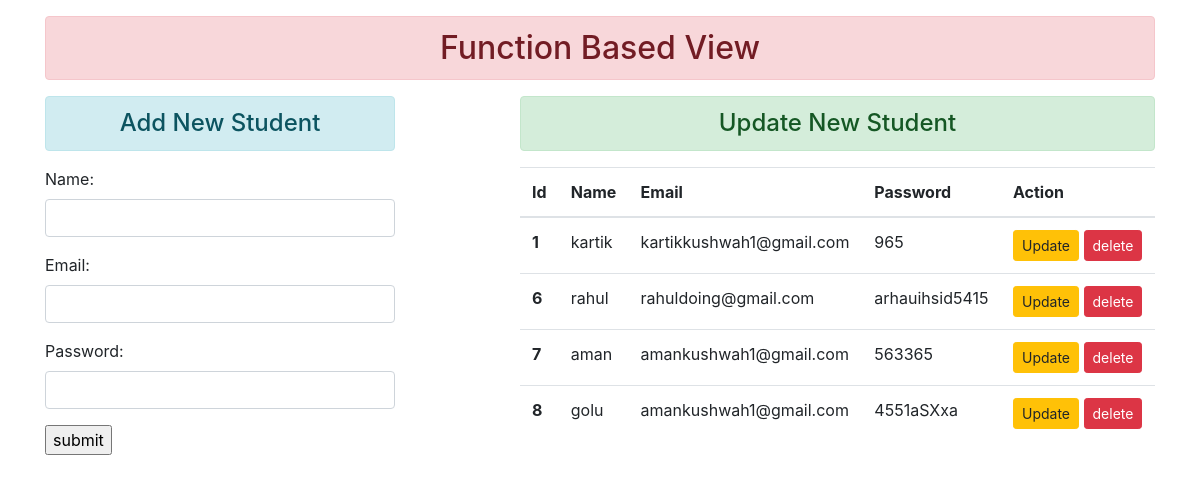
The page / on the database its author committed.
### testapp/models.py (models this page shows)
class modeldata(models.Model):
    name=models.CharField(max_length=20)
    email=models.EmailField(max_length=40)
    password=models.CharField(max_length=20)

### testapp/views.py (the view)
# urls.py: path('', add_show,name="add&show"),
def add_show(request):
    if request.method=='POST':
        fm=formsdata(request.POST)
        if fm.is_valid():
            nm=fm.cleaned_data['name']
            em=fm.cleaned_data['email']
            pd=fm.cleaned_data['password']
            var=modeldata(name=nm,email=em,password=pd)
            var.save()
    else:
        fm=formsdata()
    stud=modeldata.objects.all()
    return render(request,'testapp/add&show.html',{'form':fm,'stu':stud})

### testapp/forms.py
class formsdata(forms.ModelForm):
    class Meta:
        model=modeldata
        fields=['name','email','password']
        widgets={
            'name':forms.TextInput(attrs={'class':'form-control'}),
            'email':forms.EmailInput(attrs={'class':'form-control'}),
            'password':forms.PasswordInput(attrs={'class':'form-control'}),
        }

### testapp/templates/testapp/add&show.html (shortened to what this page needs)
{% extends 'testapp/base.html' %}
{% block content %}
<div class="row">
  <div class="col-sm-4">
    <h4 class="text-center alert alert-info">Add New Student</h4>
    <form action="" method="post">
      {{form.as_p}}
      <input type="submit" value="submit">
    </form>
  </div>
  <div class="col-sm-7 offset-1" >
    <h4 class="text-center alert alert-success">Update New Student</h4>
  {% if stu %}
  <table class="table table-hover">
    <thead>
      <tr>
        <th scope="col">Id</th>
        <th scope="col">Name</th>
        <th scope="col">Email</th>
        <th scope="col">Password</th>
        <th scope="col">Action</th>
      </tr>
    </thead>
    <tbody>
      {% for s in stu %}
      <tr>
        <th scope="row">{{s.id}}</th>
        <td>{{s.name}}</td>
        <td>{{s.email}}</td>
        <td>{{s.password}}</td>
        <td>
          <a href="{% url 'update' s.id %}" class="btn btn-warning btn-sm ">Update</a>
          <form action="{% url 'delete' s.id %}" method="post" class="d-inline">
            <input type="submit" value="delete" class="btn btn-danger btn-sm" >
          </form>
        </td>
      </tr>
      {% endfor %}
    </tbody>
  </table>
  {% else %}
    <h4 class="text-center alert alert-danger">No records found</h4>
  {% endif %}
  </div>
</div>
{% endblock content %}

### testapp/templates/testapp/base.html (shortened to what this page needs)
{% load static %}
<!DOCTYPE html>
<html lang="en">
<head>
    <link rel="stylesheet" href="{% static 'testapp/css/bootstrap.css' %}">
</head>
<body>
    <div class="container mt-3">
        <h2 class="text-center alert alert-danger">Function Based View</h2>
        {% block content %} {% endblock content %}
    </div>
</body>
</html>

### rows shown on the page
modeldata: id "1", name "kartik", email "kartikkushwah1@gmail.com", password "965"
modeldata: id "6", name "rahul", email "rahuldoing@gmail.com", password "arhauihsid5415"
modeldata: id "7", name "aman", email "amankushwah1@gmail.com", password "563365"
modeldata: id "8", name "golu", email "amankushwah1@gmail.com", password "4551aSXxa"
